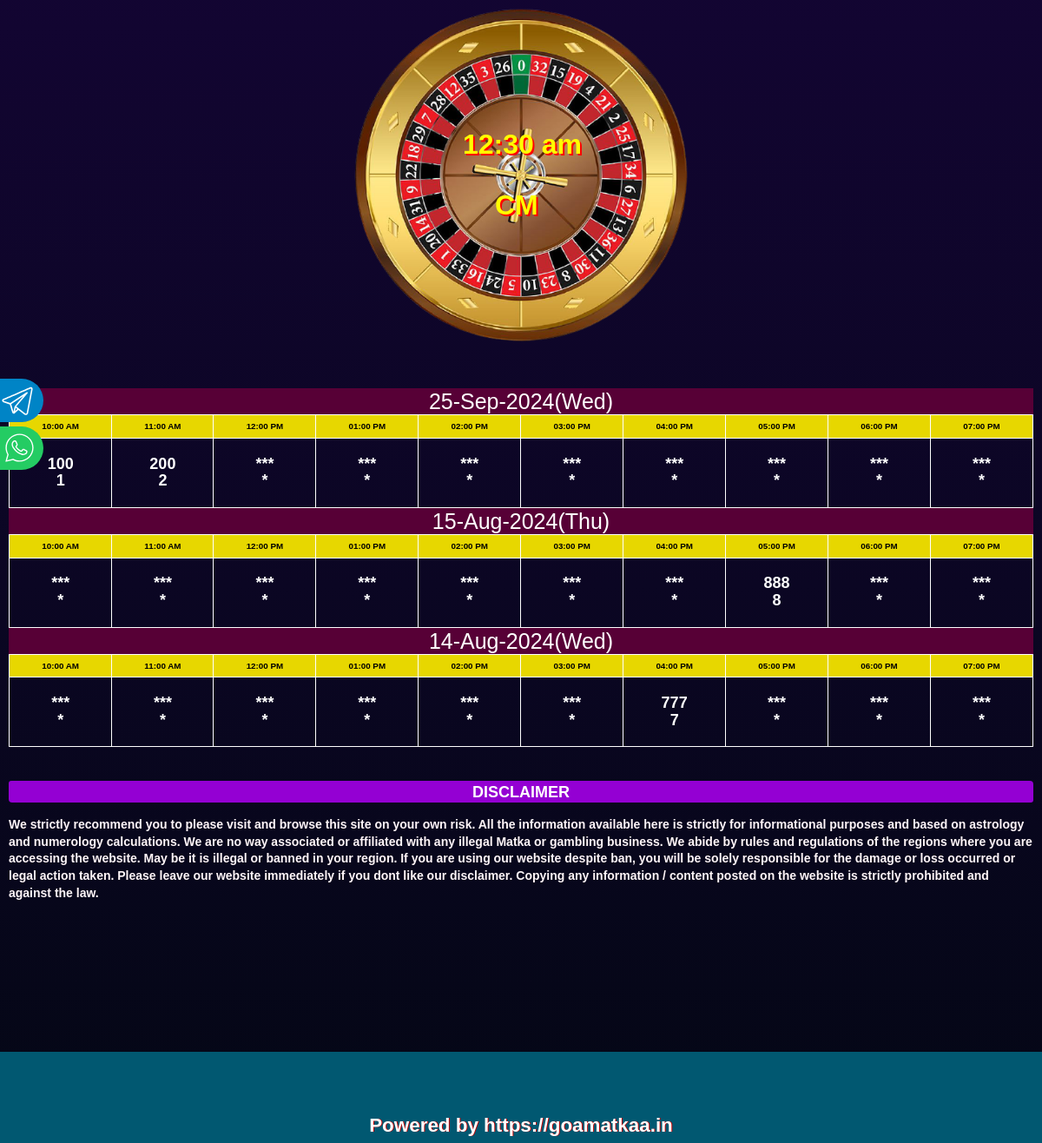
Before: /text (lower part) with the older database file.
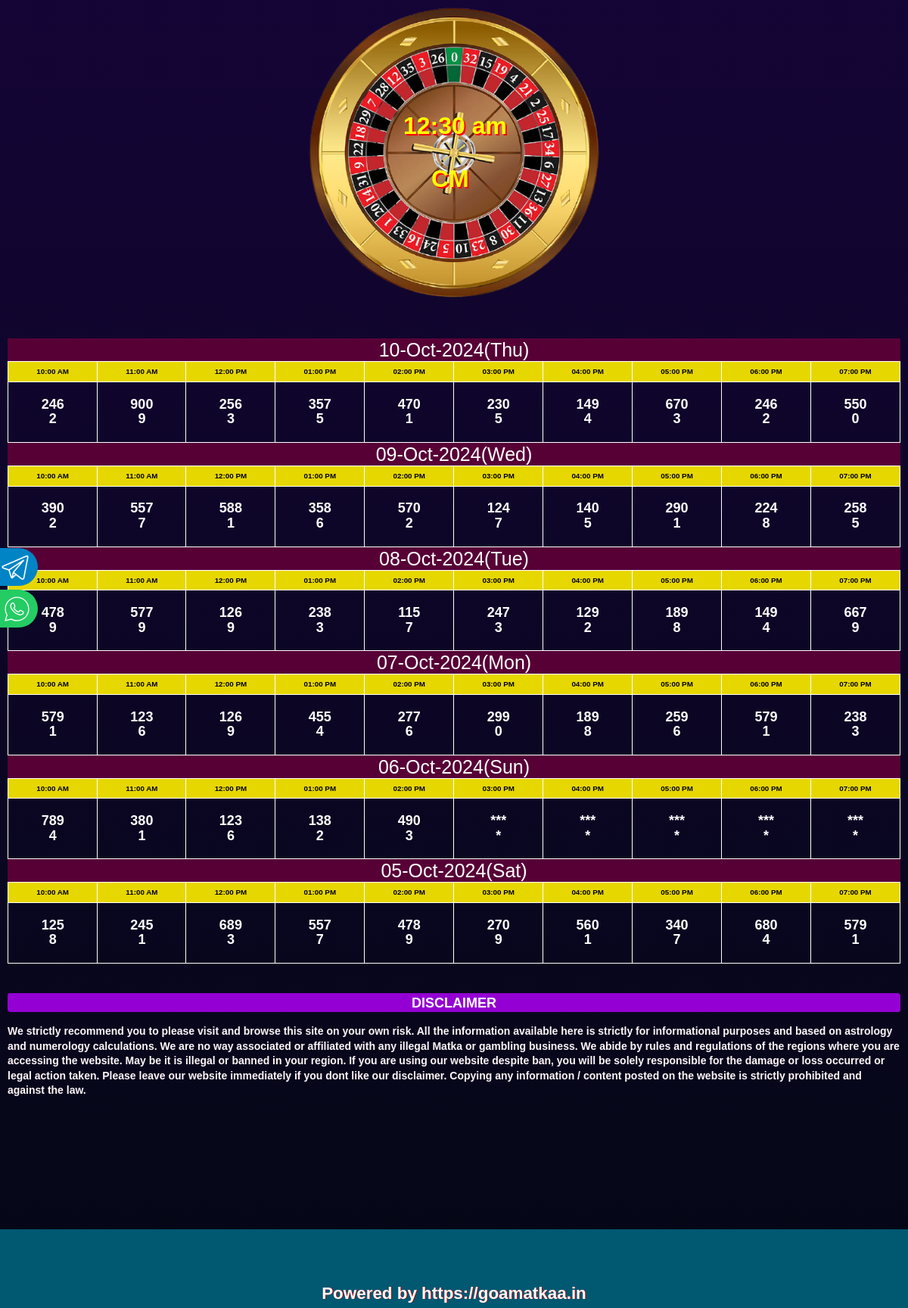
After: the same page with the newer database file.
### app.py (models this page shows)
class Result(db.Model):
    __tablename__ = "results"
    id = db.Column(db.Integer, primary_key=True)
    slot_1_1 = db.Column(db.String(1), nullable=True)
    slot_1_3 = db.Column(db.String(3), nullable=True)
    slot_2_1 = db.Column(db.String(1), nullable=True)
    slot_2_3 = db.Column(db.String(3), nullable=True)
    slot_3_1 = db.Column(db.String(1), nullable=True)
    slot_3_3 = db.Column(db.String(3), nullable=True)
    slot_4_1 = db.Column(db.String(1), nullable=True)
    slot_4_3 = db.Column(db.String(3), nullable=True)
    slot_5_1 = db.Column(db.String(1), nullable=True)
    slot_5_3 = db.Column(db.String(3), nullable=True)
    slot_6_1 = db.Column(db.String(1), nullable=True)
    slot_6_3 = db.Column(db.String(3), nullable=True)
    slot_7_1 = db.Column(db.String(1), nullable=True)
    slot_7_3 = db.Column(db.String(3), nullable=True)
    slot_8_1 = db.Column(db.String(1), nullable=True)
    slot_8_3 = db.Column(db.String(3), nullable=True)
    slot_9_1 = db.Column(db.String(1), nullable=True)
    slot_9_3 = db.Column(db.String(3), nullable=True)
    slot_10_1 = db.Column(db.String(1), nullable=True)
    slot_10_3 = db.Column(db.String(3), nullable=True)
    date = db.Column(db.String(30), nullable=False)

### app.py (the view)
@app.route("/text")
def text():
    results = Result.query.order_by(Result.id.desc()).all()
    now = datetime.now(timezone("Asia/Kolkata"))
    currentday = now.strftime('%d-%b-%Y(%a)')
    daily_data = Result.query.filter_by(date=currentday).first()
    daily_extra = Extra.query.filter_by(date=currentday).first()
    start_time = {
    'slot1' : now.replace(hour=10, minute=0, second=0, microsecond=0),
    'slot2' : now.replace(hour=11, minute=0, second=0, microsecond=0),
    'slot3' : now.replace(hour=12, minute=0, second=0, microsecond=0),
    'slot4' : now.replace(hour=13, minute=0, second=0, microsecond=0),
    'slot5' : now.replace(hour=14, minute=0, second=0, microsecond=0),
    'slot6' : now.replace(hour=15, minute=0, second=0, microsecond=0),
    'slot7' : now.replace(hour=16, minute=0, second=0, microsecond=0),
    'slot8' : now.replace(hour=17, minute=0, second=0, microsecond=0),
    'slot9' : now.replace(hour=18, minute=0, second=0, microsecond=0),
    'slot10' : now.replace(hour=19, minute=0, second=0, microsecond=0)
    }
    end_time = {
    'slot1' : now.replace(hour=10, minute=55, second=0, microsecond=0),
    'slot2' : now.replace(hour=11, minute=55, second=0, microsecond=0),
    'slot3' : now.replace(hour=12, minute=55, second=0, microsecond=0),
    'slot4' : now.replace(hour=13, minute=55, second=0, microsecond=0),
    'slot5' : now.replace(hour=14, minute=55, second=0, microsecond=0),
    'slot6' : now.replace(hour=15, minute=55, second=0, microsecond=0),
    'slot7' : now.replace(hour=16, minute=55, second=0, microsecond=0),
    'slot8' : now.replace(hour=17, minute=55, second=0, microsecond=0),
    'slot9' : now.replace(hour=18, minute=55, second=0, microsecond=0),
    'slot10' : now.replace(hour=19, minute=55, second=0, microsecond=0),
    }
    return render_template('text.html', results=results, extra=daily_extra, now=now, start_time=start_time, end_time=end_time, daily_data=daily_data, title="Fastest and Live Online Goa Satta Result only at goasatta.in")

### templates/text.html (shortened to what the changed rows need)
{% extends 'layout.html' %}
{% block body %}
	<body class="index-body"  style="margin-top: 20px;">
<div class="margin">
		<br /><br />
<div class="w-mob">
	<div class="col-xs-12 wheel"style="position: relative;" >
		<div style="position: relative;">
			<center><h2 class="lap">12:30 am</h2></center>
		</div>
	<div class="col-xs-1 lapp">
	<h2 class style="color: yellow;font-weight: 800;">CM</h2>
	</div>
</div>
</div>
    {% for result in results %}
	<div class="">
		<h3 class="center t-h2 date">{{result.date}}</h3>
		<div class="table-container-1">
		  <center>
			<center>
				<div>
				  <table class="tg" cellpadding="2">
					<tbody>
					  <tr class="slot">
						<td>10:00 AM</td>
						<td>11:00 AM</td>
						<td>12:00 PM</td>
						<td>01:00 PM</td>
						<td>02:00 PM</td>
						<td>03:00 PM</td>
						<td>04:00 PM</td>
						<td>05:00 PM</td>
						<td>06:00 PM</td>
						<td>07:00 PM</td>
					  </tr>
					  <tr class="result">
						<td >
						  {% if result.slot_1_3 %}
							  <b>{{result.slot_1_3}}</b>
							  <br>
							  <b>{{result.slot_1_1}}</b>
						  {% else %}
							  <b>***</b>
							  <br>
							  <b>*</b>
						  {% endif %}
						</td>
						<td >
						  {% if result.slot_2_3 %}
							  <b>{{result.slot_2_3}}</b>
							  <br>
							  <b>{{result.slot_2_1}}</b>
						  {% else %}
							  <b>***</b>
							  <br>
							  <b>*</b>
						  {% endif %}
						</td>
						<td >
						  {% if result.slot_3_3 %}
							  <b>{{result.slot_3_3}}</b>
							  <br>
							  <b>{{result.slot_3_1}}</b>
						  {% else %}
							  <b>***</b>
							  <br>
							  <b>*</b>
						  {% endif %}
						</td>
						<td >
						  {% if result.slot_4_3 %}
							  <b>{{result.slot_4_3}}</b>
							  <br>
							  <b>{{result.slot_4_1}}</b>
						  {% else %}
							  <b>***</b>
							  <br>
							  <b>*</b>
						  {% endif %}
						</td>
						<td >
						  {% if result.slot_5_3 %}
							  <b>{{result.slot_5_3}}</b>
							  <br>
							  <b>{{result.slot_5_1}}</b>
						  {% else %}
							  <b>***</b>
							  <br>
							  <b>*</b>
						  {% endif %}
						</td>
						<td >
						  {% if result.slot_6_3 %}
							  <b>{{result.slot_6_3}}</b>
							  <br>
							  <b>{{result.slot_6_1}}</b>
						  {% else %}
							  <b>***</b>
							  <br>
							  <b>*</b>
						  {% endif %}
						</td>
						<td >
						  {% if result.slot_7_3 %}
							  <b>{{result.slot_7_3}}</b>
							  <br>
							  <b>{{result.slot_7_1}}</b>
						  {% else %}
							  <b>***</b>
							  <br>
							  <b>*</b>
						  {% endif %}
						</td>
						<td >
						  {% if result.slot_8_3 %}
							  <b>{{result.slot_8_3}}</b>
							  <br>
							  <b>{{result.slot_8_1}}</b>
						  {% else %}
							  <b>***</b>
							  <br>
							  <b>*</b>
						  {% endif %}
						</td>
						<td >
						  {% if result.slot_9_3 %}
							  <b>{{result.slot_9_3}}</b>
							  <br>
							  <b>{{result.slot_9_1}}</b>
						  {% else %}
							  <b>***</b>
							  <br>
							  <b>*</b>
						  {% endif %}
						</td>
						<td >
						  {% if result.slot_10_3 %}
							  <b>{{result.slot_10_3}}</b>
							  <br>
							  <b>{{result.slot_10_1}}</b>
						  {% else %}
							  <b>***</b>
							  <br>
							  <b>*</b>
						  {% endif %}
						</td>
					  </tr>
					</tbody>
				  </table>
				</div>
			</center>
		</div>
	  </div>
	{% endfor %}
    <br /><br />
	<br><br>
  </body>
<br><br><br><br><br><br>
{% endblock body %}

Changed rows visible on the page:
removed Result: date "25-Sep-2024(Wed)", slot_1_3 "100", slot_1_1 "1", slot_2_3 "200", slot_2_1 "2"
removed Result: date "15-Aug-2024(Thu)", slot_8_3 "888", slot_8_1 "8"
removed Result: date "14-Aug-2024(Wed)", slot_7_3 "777", slot_7_1 "7"
added Result: date "10-Oct-2024(Thu)", slot_1_3 "246", slot_1_1 "2", slot_2_3 "900", slot_2_1 "9", slot_3_3 "256", slot_3_1 "3", slot_4_3 "357", slot_4_1 "5", slot_5_3 "470", slot_5_1 "1", slot_6_3 "230", slot_6_1 "5", slot_7_3 "149", slot_7_1 "4", slot_8_3 "670", slot_8_1 "3", slot_9_3 "246", slot_9_1 "2", slot_10_3 "550", slot_10_1 "0"
added Result: date "09-Oct-2024(Wed)", slot_1_3 "390", slot_1_1 "2", slot_2_3 "557", slot_2_1 "7", slot_3_3 "588", slot_3_1 "1", slot_4_3 "358", slot_4_1 "6", slot_5_3 "570", slot_5_1 "2", slot_6_3 "124", slot_6_1 "7", slot_7_3 "140", slot_7_1 "5", slot_8_3 "290", slot_8_1 "1", slot_9_3 "224", slot_9_1 "8", slot_10_3 "258", slot_10_1 "5"
added Result: date "08-Oct-2024(Tue)", slot_1_3 "478", slot_1_1 "9", slot_2_3 "577", slot_2_1 "9", slot_3_3 "126", slot_3_1 "9", slot_4_3 "238", slot_4_1 "3", slot_5_3 "115", slot_5_1 "7", slot_6_3 "247", slot_6_1 "3", slot_7_3 "129", slot_7_1 "2", slot_8_3 "189", slot_8_1 "8", slot_9_3 "149", slot_9_1 "4", slot_10_3 "667", slot_10_1 "9"
added Result: date "07-Oct-2024(Mon)", slot_1_3 "579", slot_1_1 "1", slot_2_3 "123", slot_2_1 "6", slot_3_3 "126", slot_3_1 "9", slot_4_3 "455", slot_4_1 "4", slot_5_3 "277", slot_5_1 "6", slot_6_3 "299", slot_6_1 "0", slot_7_3 "189", slot_7_1 "8", slot_8_3 "259", slot_8_1 "6", slot_9_3 "579", slot_9_1 "1", slot_10_3 "238", slot_10_1 "3"
added Result: date "06-Oct-2024(Sun)", slot_1_3 "789", slot_1_1 "4", slot_2_3 "380", slot_2_1 "1", slot_3_3 "123", slot_3_1 "6", slot_4_3 "138", slot_4_1 "2", slot_5_3 "490", slot_5_1 "3"
added Result: date "05-Oct-2024(Sat)", slot_1_3 "125", slot_1_1 "8", slot_2_3 "245", slot_2_1 "1", slot_3_3 "689", slot_3_1 "3", slot_4_3 "557", slot_4_1 "7", slot_5_3 "478", slot_5_1 "9", slot_6_3 "270", slot_6_1 "9", slot_7_3 "560", slot_7_1 "1", slot_8_3 "340", slot_8_1 "7", slot_9_3 "680", slot_9_1 "4", slot_10_3 "579", slot_10_1 "1"
